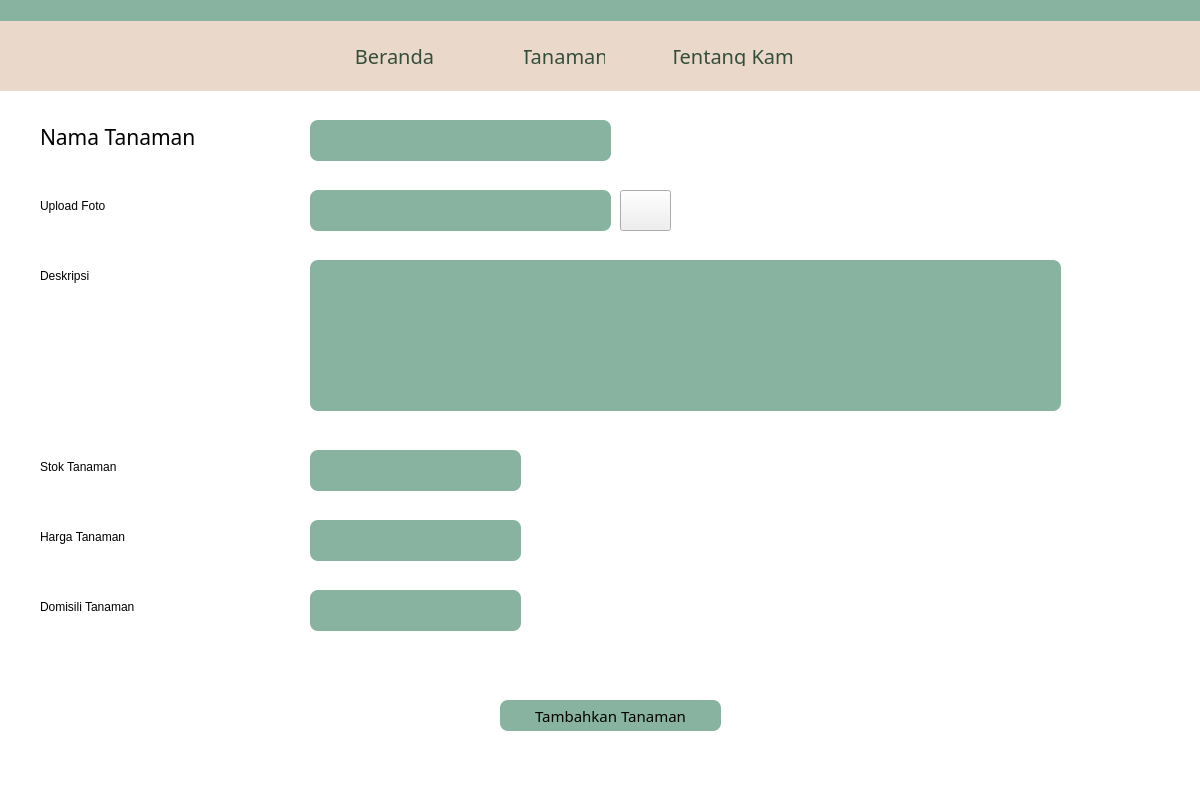
<?xml version="1.0" encoding="UTF-8"?>
<ui version="4.0">
 <class>Dialog</class>
 <widget class="QDialog" name="Dialog">
  <property name="geometry">
   <rect>
    <x>0</x>
    <y>0</y>
    <width>1200</width>
    <height>800</height>
   </rect>
  </property>
  <property name="minimumSize">
   <size>
    <width>1200</width>
    <height>800</height>
   </size>
  </property>
  <property name="maximumSize">
   <size>
    <width>1200</width>
    <height>800</height>
   </size>
  </property>
  <property name="windowTitle">
   <string>Dialog</string>
  </property>
  <widget class="QWidget" name="bgwidget" native="true">
   <property name="enabled">
    <bool>true</bool>
   </property>
   <property name="geometry">
    <rect>
     <x>0</x>
     <y>0</y>
     <width>1200</width>
     <height>800</height>
    </rect>
   </property>
   <property name="minimumSize">
    <size>
     <width>1200</width>
     <height>800</height>
    </size>
   </property>
   <property name="maximumSize">
    <size>
     <width>1200</width>
     <height>800</height>
    </size>
   </property>
   <property name="mouseTracking">
    <bool>false</bool>
   </property>
   <property name="autoFillBackground">
    <bool>false</bool>
   </property>
   <property name="styleSheet">
    <string notr="true">QWidget#bgwidget{
background-color: white;}</string>
   </property>
   <widget class="QFrame" name="navbar">
    <property name="geometry">
     <rect>
      <x>-1</x>
      <y>0</y>
      <width>1211</width>
      <height>91</height>
     </rect>
    </property>
    <property name="styleSheet">
     <string notr="true">QFrame#navbar{
	background-color: rgb(234, 216, 202);
   
    border-style: outset;
    padding: 5px;
}</string>
    </property>
    <property name="frameShape">
     <enum>QFrame::StyledPanel</enum>
    </property>
    <property name="frameShadow">
     <enum>QFrame::Raised</enum>
    </property>
    <widget class="QFrame" name="frame_2">
     <property name="geometry">
      <rect>
       <x>-10</x>
       <y>-30</y>
       <width>1211</width>
       <height>51</height>
      </rect>
     </property>
     <property name="styleSheet">
      <string notr="true">QFrame#frame_2{
	background-color: rgb(136, 179, 160);
   
    border-style: outset;
    padding: 5px;
}</string>
     </property>
     <property name="frameShape">
      <enum>QFrame::StyledPanel</enum>
     </property>
     <property name="frameShadow">
      <enum>QFrame::Raised</enum>
     </property>
    </widget>
    <widget class="QLabel" name="Logo">
     <property name="geometry">
      <rect>
       <x>0</x>
       <y>0</y>
       <width>281</width>
       <height>121</height>
      </rect>
     </property>
     <property name="styleSheet">
      <string notr="true">font: 87 26pt &quot;Sansita&quot;;
color : rgb(0, 0, 0) </string>
     </property>
     <property name="text">
      <string/>
     </property>
     <property name="pixmap">
      <pixmap>../../../../../../../../Downloads/1E284E92-8854-46D1-BC93-31B6BD0FC54D-removebg-preview 1.png</pixmap>
     </property>
     <property name="scaledContents">
      <bool>true</bool>
     </property>
     <property name="alignment">
      <set>Qt::AlignCenter</set>
     </property>
    </widget>
    <widget class="QPushButton" name="berandaButton">
     <property name="geometry">
      <rect>
       <x>350</x>
       <y>40</y>
       <width>91</width>
       <height>31</height>
      </rect>
     </property>
     <property name="font">
      <font>
       <family>Sansita</family>
       <pointsize>15</pointsize>
      </font>
     </property>
     <property name="styleSheet">
      <string notr="true">QPushButton {
    border: 0px solid #555;
    border-radius: 15px;
    border-style: outset;
    padding: 5px;
	color : rgb(53, 78, 59);
    background-color :  rgb(234, 216, 202);
    }

QPushButton:hover {
	color : white;
    }</string>
     </property>
     <property name="text">
      <string>Beranda</string>
     </property>
     <property name="checkable">
      <bool>false</bool>
     </property>
    </widget>
    <widget class="QPushButton" name="tanamanButton">
     <property name="geometry">
      <rect>
       <x>520</x>
       <y>40</y>
       <width>91</width>
       <height>31</height>
      </rect>
     </property>
     <property name="font">
      <font>
       <family>Sansita</family>
       <pointsize>15</pointsize>
      </font>
     </property>
     <property name="styleSheet">
      <string notr="true">QPushButton {
    border: 0px solid #555;
    border-radius: 15px;
    border-style: outset;
    padding: 5px;
	color :  rgb(53, 78, 59);
    background-color :  rgb(234, 216, 202);
    }

QPushButton:hover {
	color : white;
    }</string>
     </property>
     <property name="text">
      <string>Tanaman</string>
     </property>
     <property name="checkable">
      <bool>false</bool>
     </property>
    </widget>
    <widget class="QPushButton" name="aboutButton">
     <property name="geometry">
      <rect>
       <x>670</x>
       <y>40</y>
       <width>131</width>
       <height>31</height>
      </rect>
     </property>
     <property name="font">
      <font>
       <family>Sansita</family>
       <pointsize>15</pointsize>
      </font>
     </property>
     <property name="styleSheet">
      <string notr="true">QPushButton {
    border: 0px solid #555;
    border-radius: 15px;
    border-style: outset;
    padding: 5px;
	color : rgb(53, 78, 59);
    background-color :  rgb(234, 216, 202);
    }

QPushButton:hover {
	color : white;
    }</string>
     </property>
     <property name="text">
      <string>Tentang Kami</string>
     </property>
     <property name="checkable">
      <bool>false</bool>
     </property>
    </widget>
    <widget class="QLabel" name="search">
     <property name="geometry">
      <rect>
       <x>930</x>
       <y>40</y>
       <width>31</width>
       <height>31</height>
      </rect>
     </property>
     <property name="text">
      <string/>
     </property>
     <property name="pixmap">
      <pixmap>../../img/Search.png</pixmap>
     </property>
     <property name="scaledContents">
      <bool>true</bool>
     </property>
    </widget>
    <widget class="QLabel" name="account">
     <property name="geometry">
      <rect>
       <x>980</x>
       <y>35</y>
       <width>31</width>
       <height>41</height>
      </rect>
     </property>
     <property name="text">
      <string/>
     </property>
     <property name="pixmap">
      <pixmap>../../img/User.png</pixmap>
     </property>
     <property name="scaledContents">
      <bool>true</bool>
     </property>
    </widget>
    <widget class="QLabel" name="notification">
     <property name="geometry">
      <rect>
       <x>1030</x>
       <y>40</y>
       <width>31</width>
       <height>31</height>
      </rect>
     </property>
     <property name="text">
      <string/>
     </property>
     <property name="pixmap">
      <pixmap>../../img/Doorbell.png</pixmap>
     </property>
     <property name="scaledContents">
      <bool>true</bool>
     </property>
    </widget>
    <widget class="QLabel" name="keranjang">
     <property name="geometry">
      <rect>
       <x>1080</x>
       <y>30</y>
       <width>31</width>
       <height>51</height>
      </rect>
     </property>
     <property name="text">
      <string/>
     </property>
     <property name="pixmap">
      <pixmap>../../img/Shopping Cart.png</pixmap>
     </property>
     <property name="scaledContents">
      <bool>true</bool>
     </property>
    </widget>
   </widget>
   <widget class="QLabel" name="label_36">
    <property name="geometry">
     <rect>
      <x>40</x>
      <y>120</y>
      <width>188</width>
      <height>33</height>
     </rect>
    </property>
    <property name="font">
     <font>
      <family>Sansita</family>
      <pointsize>16</pointsize>
      <weight>50</weight>
      <italic>false</italic>
      <bold>false</bold>
     </font>
    </property>
    <property name="styleSheet">
     <string notr="true">font: 16pt &quot;Sansita&quot;;</string>
    </property>
    <property name="text">
     <string>Nama Tanaman</string>
    </property>
   </widget>
   <widget class="QLabel" name="label_37">
    <property name="geometry">
     <rect>
      <x>40</x>
      <y>190</y>
      <width>161</width>
      <height>31</height>
     </rect>
    </property>
    <property name="styleSheet">
     <string notr="true">font: 16pt &quot;Sansita&quot;;</string>
    </property>
    <property name="text">
     <string>Upload Foto</string>
    </property>
   </widget>
   <widget class="QLabel" name="stockShow">
    <property name="geometry">
     <rect>
      <x>40</x>
      <y>450</y>
      <width>171</width>
      <height>33</height>
     </rect>
    </property>
    <property name="styleSheet">
     <string notr="true">font: 16pt &quot;Sansita&quot;;</string>
    </property>
    <property name="text">
     <string>Stok Tanaman</string>
    </property>
   </widget>
   <widget class="QLabel" name="domisiliShow">
    <property name="geometry">
     <rect>
      <x>310</x>
      <y>260</y>
      <width>751</width>
      <height>151</height>
     </rect>
    </property>
    <property name="styleSheet">
     <string notr="true"> border: 0px solid #555;
    border-radius: 8px;
    border-style: outset;
    background-color : rgb(136, 179, 160);
    padding: 5px;</string>
    </property>
    <property name="text">
     <string/>
    </property>
   </widget>
   <widget class="QPushButton" name="registerButton_2">
    <property name="geometry">
     <rect>
      <x>500</x>
      <y>700</y>
      <width>221</width>
      <height>31</height>
     </rect>
    </property>
    <property name="font">
     <font>
      <family>Sansita</family>
      <pointsize>11</pointsize>
     </font>
    </property>
    <property name="styleSheet">
     <string notr="true">QPushButton {
	
    border: 0px solid #555;
    border-radius: 8px;
    border-style: outset;
    background-color : rgb(136, 179, 160);
    padding: 5px;
    }

QPushButton:hover {
	color : white;
     background-color : rgb(85, 170, 127);
    }

QPushButton:pressed {
    border-style: inset;
    background: qradialgradient(
        cx: 0.4, cy: -0.1, fx: 0.4, fy: -0.1,
        radius: 1.35, stop: 0 #fff, stop: 1 #ddd
        );
    }</string>
    </property>
    <property name="text">
     <string>Tambahkan Tanaman</string>
    </property>
    <property name="checkable">
     <bool>false</bool>
    </property>
   </widget>
   <widget class="QLabel" name="label_38">
    <property name="geometry">
     <rect>
      <x>40</x>
      <y>260</y>
      <width>161</width>
      <height>31</height>
     </rect>
    </property>
    <property name="styleSheet">
     <string notr="true">font: 16pt &quot;Sansita&quot;;</string>
    </property>
    <property name="text">
     <string>Deskripsi</string>
    </property>
   </widget>
   <widget class="QLabel" name="stockShow_2">
    <property name="geometry">
     <rect>
      <x>40</x>
      <y>520</y>
      <width>190</width>
      <height>33</height>
     </rect>
    </property>
    <property name="styleSheet">
     <string notr="true">font: 16pt &quot;Sansita&quot;;</string>
    </property>
    <property name="text">
     <string>Harga Tanaman</string>
    </property>
   </widget>
   <widget class="QLabel" name="stockShow_3">
    <property name="geometry">
     <rect>
      <x>40</x>
      <y>590</y>
      <width>211</width>
      <height>33</height>
     </rect>
    </property>
    <property name="styleSheet">
     <string notr="true">font: 16pt &quot;Sansita&quot;;</string>
    </property>
    <property name="text">
     <string>Domisili Tanaman</string>
    </property>
   </widget>
   <widget class="QLabel" name="label_40">
    <property name="geometry">
     <rect>
      <x>310</x>
      <y>450</y>
      <width>211</width>
      <height>41</height>
     </rect>
    </property>
    <property name="styleSheet">
     <string notr="true"> border: 0px solid #555;
    border-radius: 8px;
    border-style: outset;
    background-color : rgb(136, 179, 160);
    padding: 5px;</string>
    </property>
    <property name="text">
     <string/>
    </property>
   </widget>
   <widget class="QLabel" name="label_41">
    <property name="geometry">
     <rect>
      <x>310</x>
      <y>520</y>
      <width>211</width>
      <height>41</height>
     </rect>
    </property>
    <property name="styleSheet">
     <string notr="true"> border: 0px solid #555;
    border-radius: 8px;
    border-style: outset;
    background-color : rgb(136, 179, 160);
    padding: 5px;</string>
    </property>
    <property name="text">
     <string/>
    </property>
   </widget>
   <widget class="QLabel" name="label_42">
    <property name="geometry">
     <rect>
      <x>310</x>
      <y>590</y>
      <width>211</width>
      <height>41</height>
     </rect>
    </property>
    <property name="styleSheet">
     <string notr="true"> border: 0px solid #555;
    border-radius: 8px;
    border-style: outset;
    background-color : rgb(136, 179, 160);
    padding: 5px;</string>
    </property>
    <property name="text">
     <string/>
    </property>
   </widget>
   <widget class="QLabel" name="label_43">
    <property name="geometry">
     <rect>
      <x>310</x>
      <y>190</y>
      <width>301</width>
      <height>41</height>
     </rect>
    </property>
    <property name="styleSheet">
     <string notr="true"> border: 0px solid #555;
    border-radius: 8px;
    border-style: outset;
    background-color : rgb(136, 179, 160);
    padding: 5px;</string>
    </property>
    <property name="text">
     <string/>
    </property>
   </widget>
   <widget class="QLabel" name="label_44">
    <property name="geometry">
     <rect>
      <x>310</x>
      <y>120</y>
      <width>301</width>
      <height>41</height>
     </rect>
    </property>
    <property name="styleSheet">
     <string notr="true"> border: 0px solid #555;
    border-radius: 8px;
    border-style: outset;
    background-color : rgb(136, 179, 160);
    padding: 5px;</string>
    </property>
    <property name="text">
     <string/>
    </property>
   </widget>
   <widget class="QPushButton" name="pushButton">
    <property name="geometry">
     <rect>
      <x>620</x>
      <y>190</y>
      <width>51</width>
      <height>41</height>
     </rect>
    </property>
    <property name="text">
     <string/>
    </property>
    <property name="icon">
     <iconset>
      <normaloff>../../img/upload.png</normaloff>../../img/upload.png</iconset>
    </property>
   </widget>
  </widget>
 </widget>
 <resources/>
 <connections/>
</ui>
